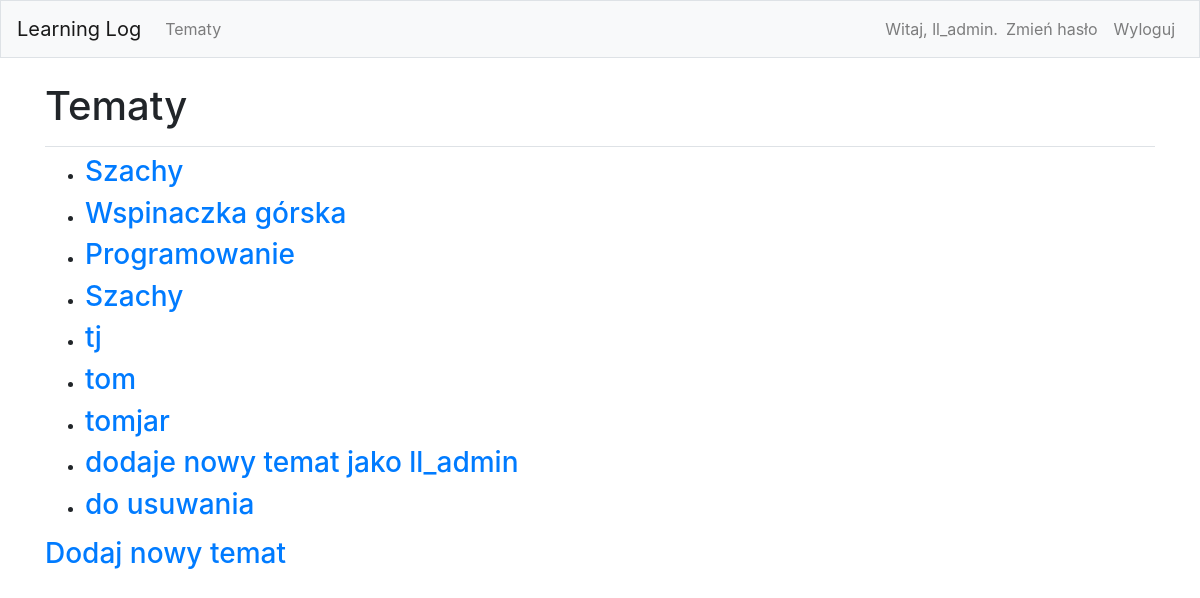
The app's page /topics/ (signed in) with its own data.
### learning_logs/models.py (models this page shows)
class Topic(models.Model):
    text = models.CharField(max_length=200)
    date_added = models.DateTimeField(auto_now_add=True)
    owner = models.ForeignKey(User, on_delete=models.CASCADE)
    def __str__(self):
        return self.text

### learning_logs/views.py (the view)
# urls.py: path('topics/', views.topics, name = 'topics'),
def topics(request):
    topics = Topic.objects.order_by('date_added')
    context = {'topics' : topics}
    return render(request, 'learning_logs/topics.html', context)

### learning_logs/templates/learning_logs/topics.html
{% extends 'learning_logs/base.html' %}
{% block page_header %}
    <h1> Tematy </h1>
{% endblock page_header %}
{% block content %}
    <ul>
        {% for topic in topics %}
            <li><h3>
                <a href="{% url 'learning_logs:topic' topic.id %}"> {{ topic }}</a>
            </h3></li>
        {% empty %}
            <li><h3> Nie został jeszcze dodany żaden temat.</h3></li>
        {% endfor %}
    </ul>
    <h3><a href =" {% url 'learning_logs:new_topic' %}"> Dodaj nowy temat</h3>
{% endblock content %}

### learning_logs/templates/learning_logs/base.html (shortened to what this page needs)
{% load bootstrap4 %}
<!doctype html>
<html lang="pl">
    <head>
        {% bootstrap_css %}
    </head>
    <body>
        <nav class="navbar navbar-expand-md navbar-light bg-light mb-4 border">
            <a class="navbar-brand" href ="{% url 'learning_logs:index'%}" >
                Learning Log</a>
        <div class="collapse navbar-collapse" id="navbarCollapse">
            <ul class="navbar-nav mr-auto">
                <li class="nav-item">
                    <a class="nav-link" href="{% url 'learning_logs:topics' %}">
                        Tematy</a></li>
            </ul>
            <ul class="navbar-nav ml-auto">
                {% if user.is_authenticated %}
                    <li class="nav-item">
                        <span class="navbar-text"> Witaj, {{ user.username }}.</span>
                    </li>
                    <li class="nav-item">
                        <a class='nav-link' href=" {% url 'password_change' %}"> Zmień hasło</a>
                    </li>
                    <li class="nav-item">
                        <a class="nav-link" href=" {% url 'users:logout' %}"> Wyloguj</a>
                    </li>
                {% endif %}
            </ul>
        </div>
    </nav>
    <main role="main" class="container">
        <div class="pb-2 mb-2 border-bottom">
            {% block page_header %} {% endblock page_header %}
        </div>
        <div>
            {% block content %} {% endblock content %}
        </div>
    </main>
</body>
</html>

### records on screen
Topic: text "Szachy"
Topic: text "Wspinaczka górska"
Topic: text "Programowanie"
Topic: text "Szachy"
Topic: text "tj"
Topic: text "tom"
Topic: text "tomjar"
Topic: text "dodaje nowy temat jako ll_admin"
Topic: text "do usuwania"

### other values on screen
{{ user.username }} "ll_admin"
